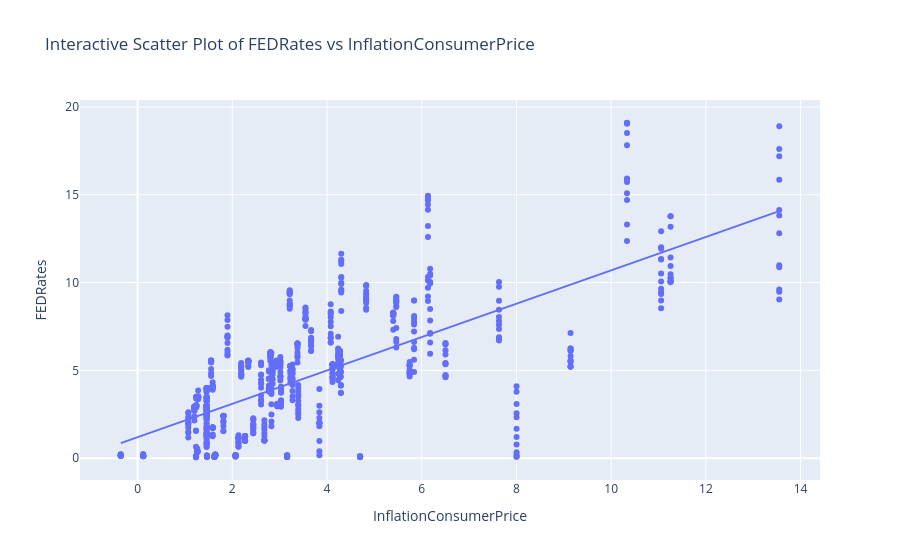
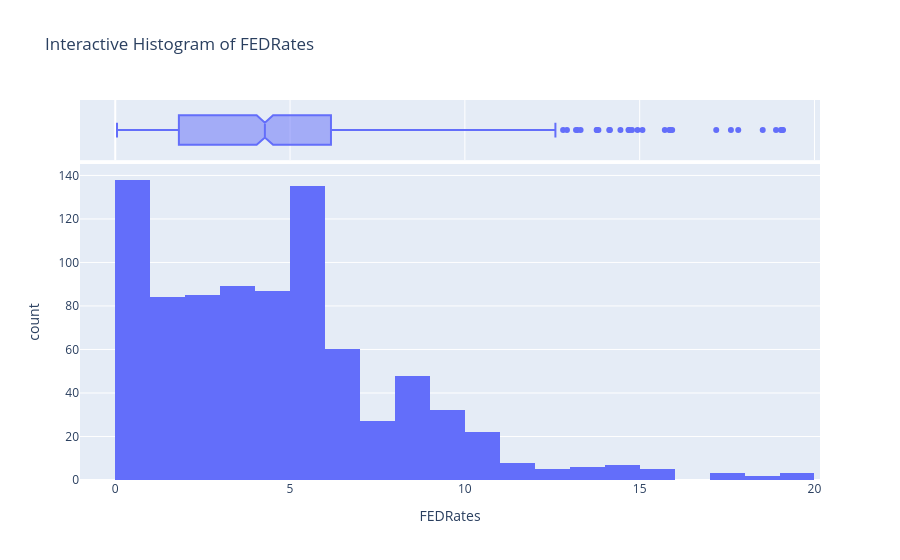
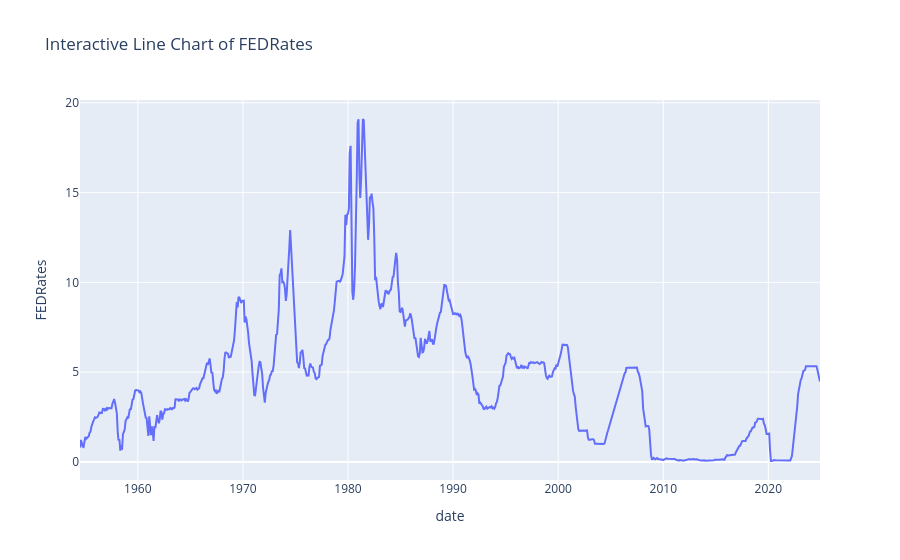
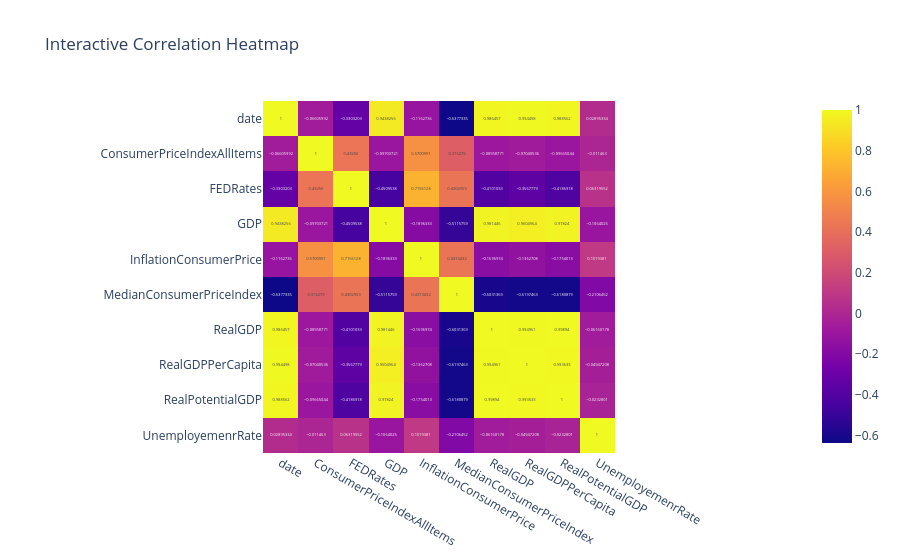

The notebook cell these images were saved under, in order:
### Code cell
import pandas as pd
import matplotlib.pyplot as plt
import seaborn as sns
import plotly.express as px

# Load the dataset
file_path = "Cleaned/finaldataset.csv"  # Update with your actual file path
df = pd.read_csv(file_path)
df['date'] = pd.to_datetime(df['date'])
# Set the target variable
target_variable = "FEDRates"

# Store figures
figures = []

### Matplotlib & Seaborn Plots ###

# 1. Histogram of the target variable
fig, ax = plt.subplots()
sns.histplot(df[target_variable], bins=30, kde=True, ax=ax)
ax.set_title(f"Histogram of {target_variable}")
plt.show()

# 2. Boxplot of the target variable to detect outliers
fig, ax = plt.subplots()
sns.boxplot(y=df[target_variable], ax=ax)
ax.set_title(f"Boxplot of {target_variable}")
plt.show()

# 3. Pairplot for numerical relationships
fig = sns.pairplot(df.select_dtypes(include=['number']), diag_kind="kde")
fig.fig.suptitle("Pairplot of Numerical Features", y=1.02)
plt.show()

# 4. Correlation Heatmap
fig, ax = plt.subplots(figsize=(10, 6))
sns.heatmap(df.corr(), annot=True, cmap='coolwarm', fmt=".2f", ax=ax)
ax.set_title("Correlation Heatmap")
plt.show()

# 5. Scatter Plot of two most correlated variables with target
correlations = df.corr()[target_variable].abs().sort_values(ascending=False)
top_feature = correlations.index[1]  # The most correlated feature with target
fig, ax = plt.subplots()
sns.scatterplot(x=df[top_feature], y=df[target_variable], ax=ax)
ax.set_title(f"Scatter Plot of {target_variable} vs {top_feature}")
plt.show()

# 6. Violin Plot of a numerical feature
fig, ax = plt.subplots()
sns.violinplot(y=df[top_feature], ax=ax)
ax.set_title(f"Violin Plot of {top_feature}")
plt.show()

# 7. KDE plot for target variable
fig, ax = plt.subplots()
sns.kdeplot(df[target_variable], ax=ax, shade=True)
ax.set_title(f"KDE Plot of {target_variable}")
plt.show()

# 8. Countplot of a categorical column if available
categorical_cols = df.select_dtypes(include=['object']).columns
if len(categorical_cols) > 0:
    fig, ax = plt.subplots()
    sns.countplot(x=df[categorical_cols[0]], ax=ax)
    ax.set_title(f"Countplot of {categorical_cols[0]}")
    plt.show()

# 9. Line Plot of the target variable over time if date column exists
date_cols = [col for col in df.columns if 'date' in col.lower()]
if len(date_cols) > 0:
    df[date_cols[0]] = pd.to_datetime(df[date_cols[0]], errors='coerce')
    df_sorted = df.sort_values(by=date_cols[0])
    fig, ax = plt.subplots()
    sns.lineplot(x=df_sorted[date_cols[0]], y=df_sorted[target_variable], ax=ax)
    ax.set_title(f"Time Series Trend of {target_variable}")
    plt.show()

### Plotly Interactive Plots ###

# 10. Interactive Scatter Plot of target vs top correlated feature
fig = px.scatter(df, x=top_feature, y=target_variable,
                 title=f"Interactive Scatter Plot of {target_variable} vs {top_feature}",
                 trendline="ols")
fig.show()

# 11. Interactive Histogram of target variable
fig = px.histogram(df, x=target_variable, title=f"Interactive Histogram of {target_variable}", nbins=30, marginal="box")
fig.show()

# 12. Interactive Line Chart if date column exists
if len(date_cols) > 0:
    fig = px.line(df_sorted, x=date_cols[0], y=target_variable, title=f"Interactive Line Chart of {target_variable}")
    fig.show()

# 13. Interactive Heatmap
fig = px.imshow(df.corr(), text_auto=True, title="Interactive Correlation Heatmap")
fig.show()

# 14. Interactive Box Plot of target variable
fig = px.box(df, y=target_variable, title=f"Interactive Box Plot of {target_variable}")
fig.show()

# 15. Interactive Parallel Coordinates plot for top correlated features
top_features = correlations.index[1:6]  # Top 5 most correlated features
fig = px.parallel_coordinates(df, dimensions=[target_variable] + list(top_features), title="Parallel Coordinates Plot")
fig.show()

### Figure 1 — Plotly figure (JSON) as saved in the notebook; plotly's stock layout.template omitted (floating-point values rounded to 4 significant figures; data arrays with more than 128 entries replaced by an {"elided": "..."} marker saying what was removed)
{"data": [{"hovertemplate": "InflationConsumerPrice=%{x}<br>FEDRates=%{y}<extra></extra>", "legendgroup": "", "marker": {"color": "#636efa", "symbol": "circle"}, "mode": "markers", "name": "", "orientation": "v", "showlegend": false, "type": "scatter", "x": {"elided": "846 float values"}, "xaxis": "x", "y": {"elided": "846 float values"}, "yaxis": "y"}, {"hovertemplate": "<b>OLS trendline</b><br>FEDRates = 0.950295 * InflationConsumerPrice + 1.19319<br>R<sup>2</sup>=0.512102<br><br>InflationConsumerPrice=%{x}<br>FEDRates=%{y} <b>(trend)</b><extra></extra>", "legendgroup": "", "marker": {"color": "#636efa", "symbol": "circle"}, "mode": "lines", "name": "", "showlegend": false, "type": "scatter", "x": {"elided": "846 float values"}, "xaxis": "x", "y": {"elided": "846 float values"}, "yaxis": "y"}], "layout": {"legend": {"tracegroupgap": 0}, "title": {"text": "Interactive Scatter Plot of FEDRates vs InflationConsumerPrice"}, "xaxis": {"anchor": "y", "domain": [0, 1], "title": {"text": "InflationConsumerPrice"}}, "yaxis": {"anchor": "x", "domain": [0, 1], "title": {"text": "FEDRates"}}}}

### Figure 2 — Plotly figure (JSON) as saved in the notebook; plotly's stock layout.template omitted (floating-point values rounded to 4 significant figures; data arrays with more than 128 entries replaced by an {"elided": "..."} marker saying what was removed)
{"data": [{"alignmentgroup": "True", "bingroup": "x", "hovertemplate": "FEDRates=%{x}<br>count=%{y}<extra></extra>", "legendgroup": "", "marker": {"color": "#636efa", "pattern": {"shape": ""}}, "name": "", "nbinsx": 30, "offsetgroup": "", "orientation": "v", "showlegend": false, "type": "histogram", "x": {"elided": "846 float values"}, "xaxis": "x", "yaxis": "y"}, {"alignmentgroup": "True", "hovertemplate": "FEDRates=%{x}<extra></extra>", "legendgroup": "", "marker": {"color": "#636efa"}, "name": "", "notched": true, "offsetgroup": "", "showlegend": false, "type": "box", "x": {"elided": "846 float values"}, "xaxis": "x2", "yaxis": "y2"}], "layout": {"barmode": "relative", "legend": {"tracegroupgap": 0}, "title": {"text": "Interactive Histogram of FEDRates"}, "xaxis": {"anchor": "y", "domain": [0, 1], "title": {"text": "FEDRates"}}, "xaxis2": {"anchor": "y2", "domain": [0, 1], "matches": "x", "showgrid": true, "showticklabels": false}, "yaxis": {"anchor": "x", "domain": [0, 0.8316], "title": {"text": "count"}}, "yaxis2": {"anchor": "x2", "domain": [0.8416, 1], "matches": "y2", "showgrid": false, "showline": false, "showticklabels": false, "ticks": ""}}}

### Figure 3 — Plotly figure (JSON) as saved in the notebook; plotly's stock layout.template omitted (floating-point values rounded to 4 significant figures; data arrays with more than 128 entries replaced by an {"elided": "..."} marker saying what was removed)
{"data": [{"hovertemplate": "date=%{x}<br>FEDRates=%{y}<extra></extra>", "legendgroup": "", "line": {"color": "#636efa", "dash": "solid"}, "marker": {"symbol": "circle"}, "mode": "lines", "name": "", "orientation": "v", "showlegend": false, "type": "scatter", "x": {"elided": "846 str values"}, "xaxis": "x", "y": {"elided": "846 float values"}, "yaxis": "y"}], "layout": {"legend": {"tracegroupgap": 0}, "title": {"text": "Interactive Line Chart of FEDRates"}, "xaxis": {"anchor": "y", "domain": [0, 1], "title": {"text": "date"}}, "yaxis": {"anchor": "x", "domain": [0, 1], "title": {"text": "FEDRates"}}}}

### Figure 4 — Plotly figure (JSON) as saved in the notebook; plotly's stock layout.template omitted (floating-point values rounded to 4 significant figures)
{"data": [{"coloraxis": "coloraxis", "hovertemplate": "x: %{x}<br>y: %{y}<br>color: %{z}<extra></extra>", "name": "0", "texttemplate": "%{z}", "type": "heatmap", "x": ["date", "ConsumerPriceIndexAllItems", "FEDRates", "GDP", "InflationConsumerPrice", "MedianConsumerPriceIndex", "RealGDP", "RealGDPPerCapita", "RealPotentialGDP", "UnemployemenrRate"], "xaxis": "x", "y": ["date", "ConsumerPriceIndexAllItems", "FEDRates", "GDP", "InflationConsumerPrice", "MedianConsumerPriceIndex", "RealGDP", "RealGDPPerCapita", "RealPotentialGDP", "UnemployemenrRate"], "yaxis": "y", "z": [[1, -0.06606, -0.3303, 0.9438, -0.1163, -0.6377, 0.9865, 0.9945, 0.9886, 0.02895], [-0.06606, 1, 0.4326, -0.09704, 0.5701, 0.3163, -0.08959, -0.07041, -0.09665, -0.01146], [-0.3303, 0.4326, 1, -0.451, 0.7156, 0.4303, -0.4101, -0.3568, -0.4187, 0.0632], [0.9438, -0.09704, -0.451, 1, -0.1896, -0.5116, 0.9814, 0.9605, 0.9782, -0.1064], [-0.1163, 0.5701, 0.7156, -0.1896, 1, 0.4313, -0.1697, -0.1363, -0.1754, 0.1019], [-0.6377, 0.3163, 0.4303, -0.5116, 0.4313, 1, -0.6031, -0.6197, -0.6181, -0.2106], [0.9865, -0.08959, -0.4101, 0.9814, -0.1697, -0.6031, 1, 0.995, 0.9989, -0.0616], [0.9945, -0.07041, -0.3568, 0.9605, -0.1363, -0.6197, 0.995, 1, 0.9936, -0.04947], [0.9886, -0.09665, -0.4187, 0.9782, -0.1754, -0.6181, 0.9989, 0.9936, 1, -0.02328], [0.02895, -0.01146, 0.0632, -0.1064, 0.1019, -0.2106, -0.0616, -0.04947, -0.02328, 1]]}], "layout": {"coloraxis": {"colorscale": [[0, "#0d0887"], [0.1111, "#46039f"], [0.2222, "#7201a8"], [0.3333, "#9c179e"], [0.4444, "#bd3786"], [0.5556, "#d8576b"], [0.6667, "#ed7953"], [0.7778, "#fb9f3a"], [0.8889, "#fdca26"], [1, "#f0f921"]]}, "title": {"text": "Interactive Correlation Heatmap"}, "xaxis": {"anchor": "y", "constrain": "domain", "domain": [0, 1], "scaleanchor": "y"}, "yaxis": {"anchor": "x", "autorange": "reversed", "constrain": "domain", "domain": [0, 1]}}}
